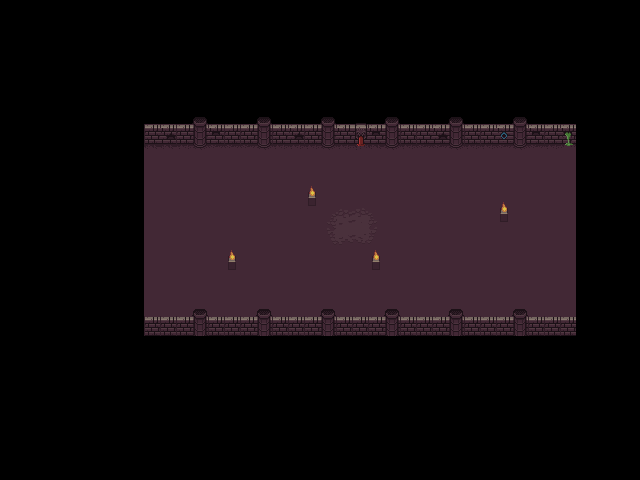

Rendered tile map (Tiled .tmx) drawn with the repository's tilesets; below, a short description and the map source with its tile grids summarised:
An orthogonal 40x30 tile map with 16x16 px tiles, 3 tile layers (Floor, Background, Foreground) and 2 objects (Level Bounds, Viewport).

<map version="1.4" tiledversion="1.4.2" orientation="orthogonal" renderorder="right-down" width="40" height="30" tilewidth="16" tileheight="16" infinite="0" backgroundcolor="#000000" nextlayerid="10" nextobjectid="3">
 <tileset firstgid="1" source="../Tilesets/Dungeon.tsx" />
 <layer id="1" name="Floor" width="40" height="30">
  <data>[1200 cells, 351 non-empty, 13 distinct tile ids]</data>
 </layer>
 <layer id="2" name="Background" width="40" height="30">
  <data>[1200 cells, 143 non-empty, 17 distinct tile ids]</data>
 </layer>
 <layer id="3" name="Foreground" width="40" height="30">
  <data>[1200 cells, 30 non-empty, 3 distinct tile ids]</data>
 </layer>
 <objectgroup id="6" name="Physical Restrictions" visible="0">
  <object id="2" name="Level Bounds" x="145.5" y="144.5" width="430.5" height="183">
   <properties>
    <property name="strokeColor" type="color" value="#ffffff00" />
   </properties>
  </object>
 </objectgroup>
 <objectgroup id="5" name="Camera" visible="0">
  <object id="1" name="Viewport" x="278.5" y="168.5" width="160" height="120">
   <properties>
    <property name="strokeColor" type="color" value="#ff00ff00" />
   </properties>
  </object>
 </objectgroup>
</map>
